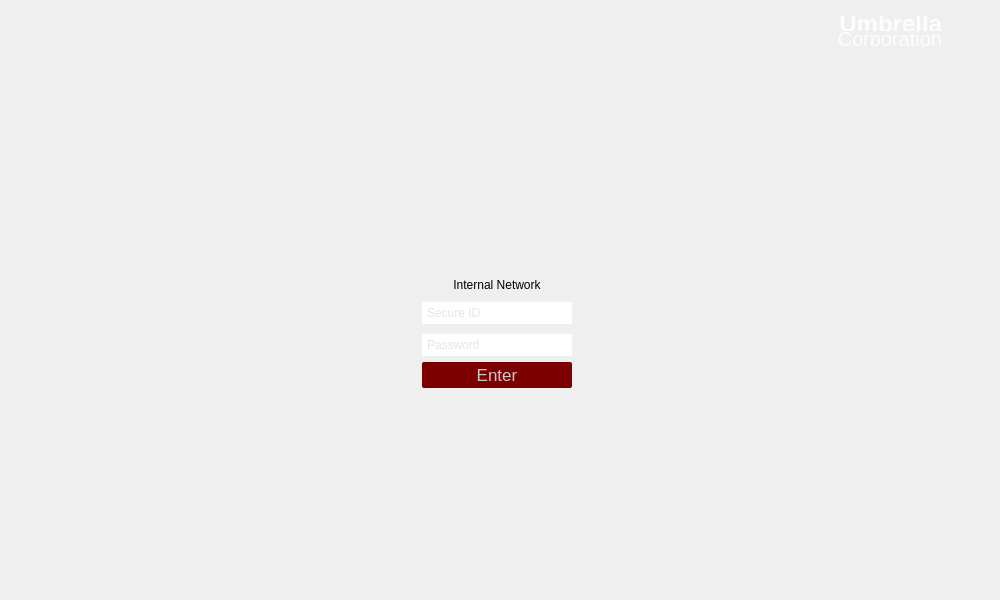
<?xml version="1.0" encoding="UTF-8"?>
<ui version="4.0">
 <class>AuthWindow</class>
 <widget class="QMainWindow" name="AuthWindow">
  <property name="geometry">
   <rect>
    <x>0</x>
    <y>0</y>
    <width>1000</width>
    <height>600</height>
   </rect>
  </property>
  <property name="font">
   <font>
    <family>Arial</family>
    <pointsize>14</pointsize>
    <bold>true</bold>
   </font>
  </property>
  <property name="windowTitle">
   <string>Umbrella Corp. Internal Network Access Node</string>
  </property>
  <property name="styleSheet">
   <string notr="true">QPushButton#enterButton {
	background-color: rgb(125, 0, 0);
	color: rgb(202, 202, 202);
	border: 0;
	border-radius: 2px;
	padding: 3px;
}

QPushButton#enterButton:pressed {
    background-color: rgb(105, 0, 0);
}

QLineEdit {
	border: 0;
	border-radius: 2px;
	color: rgb(202, 202, 202);
	padding: 3px;
}

QTextBrowser {
	color: green;
}</string>
  </property>
  <widget class="QWidget" name="mainWidget">
   <property name="styleSheet">
    <string notr="true"/>
   </property>
   <layout class="QGridLayout" name="gridLayout">
    <property name="leftMargin">
     <number>0</number>
    </property>
    <property name="topMargin">
     <number>0</number>
    </property>
    <property name="rightMargin">
     <number>0</number>
    </property>
    <property name="bottomMargin">
     <number>0</number>
    </property>
    <item row="4" column="1">
     <spacer name="verticalSpacer">
      <property name="orientation">
       <enum>Qt::Orientation::Vertical</enum>
      </property>
      <property name="sizeHint" stdset="0">
       <size>
        <width>20</width>
        <height>40</height>
       </size>
      </property>
     </spacer>
    </item>
    <item row="3" column="1">
     <widget class="QWidget" name="widget_3" native="true">
      <layout class="QHBoxLayout" name="horizontalLayout_4">
       <property name="spacing">
        <number>0</number>
       </property>
       <property name="leftMargin">
        <number>0</number>
       </property>
       <property name="topMargin">
        <number>0</number>
       </property>
       <property name="rightMargin">
        <number>0</number>
       </property>
       <property name="bottomMargin">
        <number>0</number>
       </property>
       <item>
        <spacer name="horizontalSpacer_8">
         <property name="orientation">
          <enum>Qt::Orientation::Horizontal</enum>
         </property>
         <property name="sizeHint" stdset="0">
          <size>
           <width>122</width>
           <height>20</height>
          </size>
         </property>
        </spacer>
       </item>
       <item>
        <widget class="QPushButton" name="enterButton">
         <property name="minimumSize">
          <size>
           <width>150</width>
           <height>0</height>
          </size>
         </property>
         <property name="maximumSize">
          <size>
           <width>150</width>
           <height>16777215</height>
          </size>
         </property>
         <property name="font">
          <font>
           <family>Arial</family>
           <pointsize>13</pointsize>
           <bold>false</bold>
          </font>
         </property>
         <property name="styleSheet">
          <string notr="true"/>
         </property>
         <property name="text">
          <string>Enter</string>
         </property>
        </widget>
       </item>
       <item>
        <spacer name="horizontalSpacer_9">
         <property name="orientation">
          <enum>Qt::Orientation::Horizontal</enum>
         </property>
         <property name="sizeHint" stdset="0">
          <size>
           <width>40</width>
           <height>20</height>
          </size>
         </property>
        </spacer>
       </item>
      </layout>
     </widget>
    </item>
    <item row="2" column="1">
     <widget class="QWidget" name="credentialsWidget" native="true">
      <property name="minimumSize">
       <size>
        <width>400</width>
        <height>0</height>
       </size>
      </property>
      <property name="maximumSize">
       <size>
        <width>400</width>
        <height>100</height>
       </size>
      </property>
      <property name="styleSheet">
       <string notr="true"/>
      </property>
      <layout class="QVBoxLayout" name="verticalLayout">
       <property name="spacing">
        <number>10</number>
       </property>
       <property name="leftMargin">
        <number>0</number>
       </property>
       <property name="topMargin">
        <number>0</number>
       </property>
       <property name="rightMargin">
        <number>0</number>
       </property>
       <property name="bottomMargin">
        <number>0</number>
       </property>
       <item>
        <widget class="QLabel" name="nodeTextLabel">
         <property name="text">
          <string>&lt;html&gt;&lt;head/&gt;&lt;body&gt;&lt;p&gt;Internal Network&lt;/p&gt;&lt;/body&gt;&lt;/html&gt;</string>
         </property>
         <property name="alignment">
          <set>Qt::AlignmentFlag::AlignCenter</set>
         </property>
        </widget>
       </item>
       <item>
        <widget class="QWidget" name="widget" native="true">
         <property name="font">
          <font>
           <family>Arial</family>
          </font>
         </property>
         <layout class="QHBoxLayout" name="horizontalLayout_2">
          <property name="spacing">
           <number>0</number>
          </property>
          <property name="leftMargin">
           <number>0</number>
          </property>
          <property name="topMargin">
           <number>0</number>
          </property>
          <property name="rightMargin">
           <number>0</number>
          </property>
          <property name="bottomMargin">
           <number>0</number>
          </property>
          <item>
           <spacer name="horizontalSpacer_4">
            <property name="orientation">
             <enum>Qt::Orientation::Horizontal</enum>
            </property>
            <property name="sizeHint" stdset="0">
             <size>
              <width>40</width>
              <height>20</height>
             </size>
            </property>
           </spacer>
          </item>
          <item>
           <widget class="QLineEdit" name="secureIdLineEdit">
            <property name="minimumSize">
             <size>
              <width>150</width>
              <height>0</height>
             </size>
            </property>
            <property name="maximumSize">
             <size>
              <width>150</width>
              <height>150</height>
             </size>
            </property>
            <property name="font">
             <font>
              <family>Arial</family>
             </font>
            </property>
            <property name="placeholderText">
             <string>Secure ID</string>
            </property>
           </widget>
          </item>
          <item>
           <spacer name="horizontalSpacer_5">
            <property name="orientation">
             <enum>Qt::Orientation::Horizontal</enum>
            </property>
            <property name="sizeHint" stdset="0">
             <size>
              <width>40</width>
              <height>20</height>
             </size>
            </property>
           </spacer>
          </item>
         </layout>
        </widget>
       </item>
       <item>
        <widget class="QWidget" name="widget_2" native="true">
         <property name="font">
          <font>
           <family>Arial</family>
          </font>
         </property>
         <layout class="QHBoxLayout" name="horizontalLayout_3">
          <property name="spacing">
           <number>0</number>
          </property>
          <property name="leftMargin">
           <number>0</number>
          </property>
          <property name="topMargin">
           <number>0</number>
          </property>
          <property name="rightMargin">
           <number>0</number>
          </property>
          <property name="bottomMargin">
           <number>0</number>
          </property>
          <item>
           <spacer name="horizontalSpacer_6">
            <property name="orientation">
             <enum>Qt::Orientation::Horizontal</enum>
            </property>
            <property name="sizeHint" stdset="0">
             <size>
              <width>122</width>
              <height>20</height>
             </size>
            </property>
           </spacer>
          </item>
          <item>
           <widget class="QLineEdit" name="passwordLineEdit">
            <property name="minimumSize">
             <size>
              <width>150</width>
              <height>0</height>
             </size>
            </property>
            <property name="maximumSize">
             <size>
              <width>150</width>
              <height>16777215</height>
             </size>
            </property>
            <property name="font">
             <font>
              <family>Arial</family>
             </font>
            </property>
            <property name="inputMask">
             <string/>
            </property>
            <property name="placeholderText">
             <string>Password</string>
            </property>
           </widget>
          </item>
          <item>
           <spacer name="horizontalSpacer_7">
            <property name="orientation">
             <enum>Qt::Orientation::Horizontal</enum>
            </property>
            <property name="sizeHint" stdset="0">
             <size>
              <width>40</width>
              <height>20</height>
             </size>
            </property>
           </spacer>
          </item>
         </layout>
        </widget>
       </item>
      </layout>
     </widget>
    </item>
    <item row="1" column="1">
     <spacer name="verticalSpacer_2">
      <property name="orientation">
       <enum>Qt::Orientation::Vertical</enum>
      </property>
      <property name="sizeHint" stdset="0">
       <size>
        <width>20</width>
        <height>40</height>
       </size>
      </property>
     </spacer>
    </item>
    <item row="2" column="0">
     <spacer name="horizontalSpacer_2">
      <property name="orientation">
       <enum>Qt::Orientation::Horizontal</enum>
      </property>
      <property name="sizeHint" stdset="0">
       <size>
        <width>40</width>
        <height>20</height>
       </size>
      </property>
     </spacer>
    </item>
    <item row="2" column="3">
     <spacer name="horizontalSpacer_3">
      <property name="orientation">
       <enum>Qt::Orientation::Horizontal</enum>
      </property>
      <property name="sizeHint" stdset="0">
       <size>
        <width>40</width>
        <height>20</height>
       </size>
      </property>
     </spacer>
    </item>
    <item row="0" column="0" colspan="4">
     <widget class="QWidget" name="logoWidget" native="true">
      <property name="minimumSize">
       <size>
        <width>500</width>
        <height>60</height>
       </size>
      </property>
      <property name="maximumSize">
       <size>
        <width>16777215</width>
        <height>60</height>
       </size>
      </property>
      <property name="layoutDirection">
       <enum>Qt::LayoutDirection::LeftToRight</enum>
      </property>
      <layout class="QHBoxLayout" name="horizontalLayout">
       <property name="spacing">
        <number>8</number>
       </property>
       <property name="leftMargin">
        <number>10</number>
       </property>
       <property name="topMargin">
        <number>10</number>
       </property>
       <property name="rightMargin">
        <number>10</number>
       </property>
       <property name="bottomMargin">
        <number>10</number>
       </property>
       <item>
        <spacer name="horizontalSpacer">
         <property name="orientation">
          <enum>Qt::Orientation::Horizontal</enum>
         </property>
         <property name="sizeHint" stdset="0">
          <size>
           <width>40</width>
           <height>40</height>
          </size>
         </property>
        </spacer>
       </item>
       <item>
        <widget class="QWidget" name="titleWidget" native="true">
         <property name="minimumSize">
          <size>
           <width>0</width>
           <height>35</height>
          </size>
         </property>
         <property name="maximumSize">
          <size>
           <width>16777215</width>
           <height>35</height>
          </size>
         </property>
         <layout class="QVBoxLayout" name="verticalLayout_2">
          <property name="spacing">
           <number>0</number>
          </property>
          <property name="leftMargin">
           <number>0</number>
          </property>
          <property name="topMargin">
           <number>4</number>
          </property>
          <property name="rightMargin">
           <number>0</number>
          </property>
          <property name="bottomMargin">
           <number>1</number>
          </property>
          <item>
           <widget class="QLabel" name="titleTextUpperLabel">
            <property name="minimumSize">
             <size>
              <width>0</width>
              <height>15</height>
             </size>
            </property>
            <property name="maximumSize">
             <size>
              <width>16777215</width>
              <height>15</height>
             </size>
            </property>
            <property name="palette">
             <palette>
              <active>
               <colorrole role="WindowText">
                <brush brushstyle="SolidPattern">
                 <color alpha="217">
                  <red>255</red>
                  <green>255</green>
                  <blue>255</blue>
                 </color>
                </brush>
               </colorrole>
              </active>
              <inactive>
               <colorrole role="WindowText">
                <brush brushstyle="SolidPattern">
                 <color alpha="217">
                  <red>255</red>
                  <green>255</green>
                  <blue>255</blue>
                 </color>
                </brush>
               </colorrole>
              </inactive>
              <disabled/>
             </palette>
            </property>
            <property name="font">
             <font>
              <family>Arial</family>
              <pointsize>18</pointsize>
              <bold>true</bold>
             </font>
            </property>
            <property name="styleSheet">
             <string notr="true"/>
            </property>
            <property name="lineWidth">
             <number>0</number>
            </property>
            <property name="text">
             <string>Umbrella</string>
            </property>
            <property name="alignment">
             <set>Qt::AlignmentFlag::AlignRight|Qt::AlignmentFlag::AlignTrailing|Qt::AlignmentFlag::AlignVCenter</set>
            </property>
           </widget>
          </item>
          <item>
           <widget class="QLabel" name="titleTextLowerLabel">
            <property name="minimumSize">
             <size>
              <width>0</width>
              <height>15</height>
             </size>
            </property>
            <property name="maximumSize">
             <size>
              <width>16777215</width>
              <height>15</height>
             </size>
            </property>
            <property name="palette">
             <palette>
              <active>
               <colorrole role="WindowText">
                <brush brushstyle="SolidPattern">
                 <color alpha="217">
                  <red>255</red>
                  <green>255</green>
                  <blue>255</blue>
                 </color>
                </brush>
               </colorrole>
              </active>
              <inactive>
               <colorrole role="WindowText">
                <brush brushstyle="SolidPattern">
                 <color alpha="217">
                  <red>255</red>
                  <green>255</green>
                  <blue>255</blue>
                 </color>
                </brush>
               </colorrole>
              </inactive>
              <disabled/>
             </palette>
            </property>
            <property name="font">
             <font>
              <family>Arial</family>
              <pointsize>15</pointsize>
              <bold>false</bold>
             </font>
            </property>
            <property name="text">
             <string>Corporation</string>
            </property>
            <property name="alignment">
             <set>Qt::AlignmentFlag::AlignRight|Qt::AlignmentFlag::AlignTrailing|Qt::AlignmentFlag::AlignVCenter</set>
            </property>
           </widget>
          </item>
         </layout>
        </widget>
       </item>
       <item>
        <widget class="QLabel" name="logoLabel">
         <property name="minimumSize">
          <size>
           <width>40</width>
           <height>40</height>
          </size>
         </property>
         <property name="maximumSize">
          <size>
           <width>40</width>
           <height>40</height>
          </size>
         </property>
         <property name="text">
          <string/>
         </property>
         <property name="pixmap">
          <pixmap resource="../../resources/resources.qrc">:/images/logo.png</pixmap>
         </property>
         <property name="scaledContents">
          <bool>true</bool>
         </property>
        </widget>
       </item>
      </layout>
     </widget>
    </item>
   </layout>
  </widget>
 </widget>
 <resources>
  <include location="../../resources/resources.qrc"/>
 </resources>
 <connections/>
</ui>
